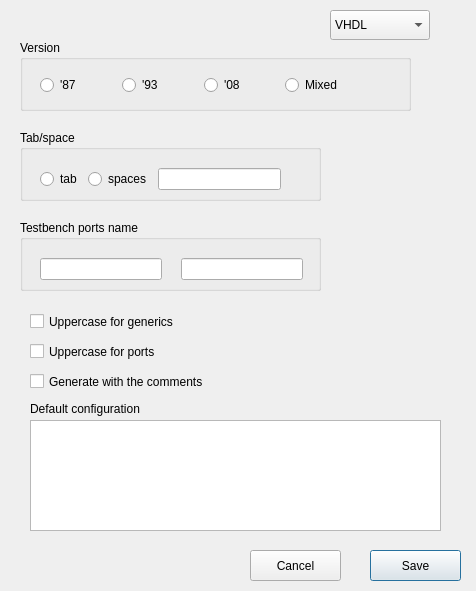
<?xml version="1.0" encoding="UTF-8"?>
<ui version="4.0">
 <class>testbench_generator_config</class>
 <widget class="QDialog" name="testbench_generator_config">
  <property name="geometry">
   <rect>
    <x>0</x>
    <y>0</y>
    <width>476</width>
    <height>591</height>
   </rect>
  </property>
  <property name="sizePolicy">
   <sizepolicy hsizetype="Fixed" vsizetype="Fixed">
    <horstretch>0</horstretch>
    <verstretch>0</verstretch>
   </sizepolicy>
  </property>
  <property name="windowTitle">
   <string>Testbench Generator Config</string>
  </property>
  <widget class="QGroupBox" name="groupBox_version">
   <property name="geometry">
    <rect>
     <x>20</x>
     <y>40</y>
     <width>391</width>
     <height>71</height>
    </rect>
   </property>
   <property name="title">
    <string>Version</string>
   </property>
   <widget class="QWidget" name="horizontalLayoutWidget">
    <property name="geometry">
     <rect>
      <x>20</x>
      <y>30</y>
      <width>321</width>
      <height>31</height>
     </rect>
    </property>
    <layout class="QHBoxLayout" name="horizontalLayout">
     <item>
      <widget class="QRadioButton" name="radioButton_87">
       <property name="text">
        <string>'87</string>
       </property>
      </widget>
     </item>
     <item>
      <widget class="QRadioButton" name="radioButton_93">
       <property name="text">
        <string>'93</string>
       </property>
      </widget>
     </item>
     <item>
      <widget class="QRadioButton" name="radioButton_08">
       <property name="text">
        <string>'08</string>
       </property>
      </widget>
     </item>
     <item>
      <widget class="QRadioButton" name="radioButton_mixed">
       <property name="text">
        <string>Mixed</string>
       </property>
      </widget>
     </item>
    </layout>
   </widget>
  </widget>
  <widget class="QGroupBox" name="groupBox_tab_space">
   <property name="geometry">
    <rect>
     <x>20</x>
     <y>130</y>
     <width>301</width>
     <height>71</height>
    </rect>
   </property>
   <property name="title">
    <string>Tab/space</string>
   </property>
   <widget class="QWidget" name="horizontalLayoutWidget_2">
    <property name="geometry">
     <rect>
      <x>20</x>
      <y>30</y>
      <width>241</width>
      <height>38</height>
     </rect>
    </property>
    <layout class="QHBoxLayout" name="horizontalLayout_2">
     <item>
      <widget class="QRadioButton" name="radioButton_tab">
       <property name="text">
        <string>tab</string>
       </property>
      </widget>
     </item>
     <item>
      <widget class="QRadioButton" name="radioButton_spaces">
       <property name="text">
        <string>spaces</string>
       </property>
      </widget>
     </item>
     <item>
      <widget class="QLineEdit" name="lineEdit_number_spaces"/>
     </item>
    </layout>
   </widget>
  </widget>
  <widget class="QComboBox" name="comboBox_language">
   <property name="geometry">
    <rect>
     <x>330</x>
     <y>10</y>
     <width>100</width>
     <height>30</height>
    </rect>
   </property>
   <item>
    <property name="text">
     <string>VHDL</string>
    </property>
   </item>
   <item>
    <property name="text">
     <string>Verilog</string>
    </property>
   </item>
  </widget>
  <widget class="QGroupBox" name="groupBox_3">
   <property name="geometry">
    <rect>
     <x>20</x>
     <y>220</y>
     <width>301</width>
     <height>71</height>
    </rect>
   </property>
   <property name="title">
    <string>Testbench ports name</string>
   </property>
   <widget class="QWidget" name="horizontalLayoutWidget_3">
    <property name="geometry">
     <rect>
      <x>20</x>
      <y>30</y>
      <width>263</width>
      <height>38</height>
     </rect>
    </property>
    <layout class="QHBoxLayout" name="horizontalLayout_3">
     <item>
      <widget class="QLineEdit" name="lineEdit_begin"/>
     </item>
     <item>
      <widget class="QLabel" name="label">
       <property name="text">
        <string>&lt;port name&gt;</string>
       </property>
      </widget>
     </item>
     <item>
      <widget class="QLineEdit" name="lineEdit_end"/>
     </item>
    </layout>
   </widget>
  </widget>
  <widget class="QPushButton" name="pushButton_save">
   <property name="geometry">
    <rect>
     <x>370</x>
     <y>550</y>
     <width>91</width>
     <height>31</height>
    </rect>
   </property>
   <property name="text">
    <string>Save</string>
   </property>
  </widget>
  <widget class="QPushButton" name="pushButton_cancel">
   <property name="geometry">
    <rect>
     <x>250</x>
     <y>550</y>
     <width>91</width>
     <height>31</height>
    </rect>
   </property>
   <property name="text">
    <string>Cancel</string>
   </property>
  </widget>
  <widget class="QCheckBox" name="checkBox_uppercase_generics">
   <property name="geometry">
    <rect>
     <x>30</x>
     <y>310</y>
     <width>181</width>
     <height>23</height>
    </rect>
   </property>
   <property name="text">
    <string>Uppercase for generics</string>
   </property>
  </widget>
  <widget class="QCheckBox" name="checkBox_uppercase_ports">
   <property name="geometry">
    <rect>
     <x>30</x>
     <y>340</y>
     <width>161</width>
     <height>23</height>
    </rect>
   </property>
   <property name="text">
    <string>Uppercase for ports</string>
   </property>
  </widget>
  <widget class="QTextEdit" name="textEdit_default_config">
   <property name="geometry">
    <rect>
     <x>30</x>
     <y>420</y>
     <width>411</width>
     <height>111</height>
    </rect>
   </property>
  </widget>
  <widget class="QLabel" name="label_2">
   <property name="geometry">
    <rect>
     <x>30</x>
     <y>400</y>
     <width>211</width>
     <height>17</height>
    </rect>
   </property>
   <property name="text">
    <string>Default configuration </string>
   </property>
  </widget>
  <widget class="QCheckBox" name="checkBox_comments">
   <property name="geometry">
    <rect>
     <x>30</x>
     <y>370</y>
     <width>281</width>
     <height>23</height>
    </rect>
   </property>
   <property name="text">
    <string>Generate with the comments</string>
   </property>
  </widget>
 </widget>
 <resources/>
 <connections/>
</ui>
